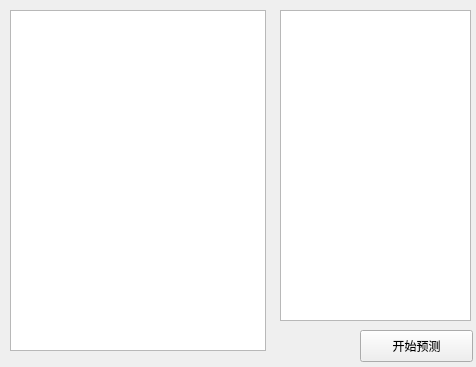
<?xml version="1.0" encoding="UTF-8"?>
<ui version="4.0">
 <class>SingleForecastInputWindow</class>
 <widget class="QWidget" name="SingleForecastInputWindow">
  <property name="geometry">
   <rect>
    <x>0</x>
    <y>0</y>
    <width>476</width>
    <height>367</height>
   </rect>
  </property>
  <property name="windowTitle">
   <string>Form</string>
  </property>
  <widget class="QTableWidget" name="inputTable">
   <property name="geometry">
    <rect>
     <x>10</x>
     <y>10</y>
     <width>256</width>
     <height>341</height>
    </rect>
   </property>
   <attribute name="horizontalHeaderVisible">
    <bool>false</bool>
   </attribute>
  </widget>
  <widget class="QPushButton" name="startBtn">
   <property name="geometry">
    <rect>
     <x>360</x>
     <y>330</y>
     <width>113</width>
     <height>32</height>
    </rect>
   </property>
   <property name="text">
    <string>开始预测</string>
   </property>
  </widget>
  <widget class="QTableWidget" name="outputTable">
   <property name="geometry">
    <rect>
     <x>280</x>
     <y>10</y>
     <width>191</width>
     <height>311</height>
    </rect>
   </property>
   <attribute name="horizontalHeaderVisible">
    <bool>false</bool>
   </attribute>
   <attribute name="horizontalHeaderHighlightSections">
    <bool>false</bool>
   </attribute>
   <attribute name="verticalHeaderVisible">
    <bool>true</bool>
   </attribute>
  </widget>
 </widget>
 <resources/>
 <connections/>
</ui>
